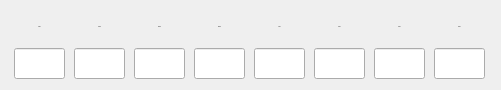
    <widget class="QWidget" name="layoutWidget">
     <property name="geometry">
      <rect>
       <x>11</x>
       <y>271</y>
       <width>501</width>
       <height>72</height>
      </rect>
     </property>
     <layout class="QHBoxLayout" name="horizontalLayout_2">
      <item>
       <layout class="QVBoxLayout" name="verticalLayout_10">
        <item>
         <widget class="QLabel" name="label_15">
          <property name="minimumSize">
           <size>
            <width>51</width>
            <height>31</height>
           </size>
          </property>
          <property name="maximumSize">
           <size>
            <width>51</width>
            <height>31</height>
           </size>
          </property>
          <property name="font">
           <font>
            <family>黑体</family>
            <pointsize>-1</pointsize>
           </font>
          </property>
          <property name="text">
           <string>63Hz</string>
          </property>
          <property name="alignment">
           <set>Qt::AlignCenter</set>
          </property>
         </widget>
        </item>
        <item>
         <widget class="QLineEdit" name="lineEdit_63_atten">
          <property name="minimumSize">
           <size>
            <width>51</width>
            <height>31</height>
           </size>
          </property>
          <property name="maximumSize">
           <size>
            <width>51</width>
            <height>31</height>
           </size>
          </property>
          <property name="font">
           <font>
            <family>黑体</family>
            <pointsize>-1</pointsize>
           </font>
          </property>
          <property name="alignment">
           <set>Qt::AlignCenter</set>
          </property>
          <property name="readOnly">
           <bool>false</bool>
          </property>
         </widget>
        </item>
       </layout>
      </item>
      <item>
       <layout class="QVBoxLayout" name="verticalLayout_11">
        <item>
         <widget class="QLabel" name="label_16">
          <property name="minimumSize">
           <size>
            <width>51</width>
            <height>31</height>
           </size>
          </property>
          <property name="maximumSize">
           <size>
            <width>51</width>
            <height>31</height>
           </size>
          </property>
          <property name="font">
           <font>
            <family>黑体</family>
            <pointsize>-1</pointsize>
           </font>
          </property>
          <property name="text">
           <string>125Hz</string>
          </property>
          <property name="alignment">
           <set>Qt::AlignCenter</set>
          </property>
         </widget>
        </item>
        <item>
         <widget class="QLineEdit" name="lineEdit_125_atten">
          <property name="minimumSize">
           <size>
            <width>51</width>
            <height>31</height>
           </size>
          </property>
          <property name="maximumSize">
           <size>
            <width>51</width>
            <height>31</height>
           </size>
          </property>
          <property name="font">
           <font>
            <family>黑体</family>
            <pointsize>-1</pointsize>
           </font>
          </property>
          <property name="alignment">
           <set>Qt::AlignCenter</set>
          </property>
          <property name="readOnly">
           <bool>false</bool>
          </property>
         </widget>
        </item>
       </layout>
      </item>
      <item>
       <layout class="QVBoxLayout" name="verticalLayout_12">
        <item>
         <widget class="QLabel" name="label_17">
          <property name="minimumSize">
           <size>
            <width>51</width>
            <height>31</height>
           </size>
          </property>
          <property name="maximumSize">
           <size>
            <width>51</width>
            <height>31</height>
           </size>
          </property>
          <property name="font">
           <font>
            <family>黑体</family>
            <pointsize>-1</pointsize>
           </font>
          </property>
          <property name="text">
           <string>250Hz</string>
          </property>
          <property name="alignment">
           <set>Qt::AlignCenter</set>
          </property>
         </widget>
        </item>
        <item>
         <widget class="QLineEdit" name="lineEdit_250_atten">
          <property name="minimumSize">
           <size>
            <width>51</width>
            <height>31</height>
           </size>
          </property>
          <property name="maximumSize">
           <size>
            <width>51</width>
            <height>31</height>
           </size>
          </property>
          <property name="font">
           <font>
            <family>黑体</family>
            <pointsize>-1</pointsize>
           </font>
          </property>
          <property name="alignment">
           <set>Qt::AlignCenter</set>
          </property>
          <property name="readOnly">
           <bool>false</bool>
          </property>
         </widget>
        </item>
       </layout>
      </item>
      <item>
       <layout class="QVBoxLayout" name="verticalLayout_13">
        <item>
         <widget class="QLabel" name="label_18">
          <property name="minimumSize">
           <size>
            <width>51</width>
            <height>31</height>
           </size>
          </property>
          <property name="maximumSize">
           <size>
            <width>51</width>
            <height>31</height>
           </size>
          </property>
          <property name="font">
           <font>
            <family>黑体</family>
            <pointsize>-1</pointsize>
           </font>
          </property>
          <property name="text">
           <string>500Hz</string>
          </property>
          <property name="alignment">
           <set>Qt::AlignCenter</set>
          </property>
         </widget>
        </item>
        <item>
         <widget class="QLineEdit" name="lineEdit_500_atten">
          <property name="minimumSize">
           <size>
            <width>51</width>
            <height>31</height>
           </size>
          </property>
          <property name="maximumSize">
           <size>
            <width>51</width>
            <height>31</height>
           </size>
          </property>
          <property name="font">
           <font>
            <family>黑体</family>
            <pointsize>-1</pointsize>
           </font>
          </property>
          <property name="alignment">
           <set>Qt::AlignCenter</set>
          </property>
          <property name="readOnly">
           <bool>false</bool>
          </property>
         </widget>
        </item>
       </layout>
      </item>
      <item>
       <layout class="QVBoxLayout" name="verticalLayout_14">
        <item>
         <widget class="QLabel" name="label_19">
          <property name="minimumSize">
           <size>
            <width>51</width>
            <height>31</height>
           </size>
          </property>
          <property name="maximumSize">
           <size>
            <width>51</width>
            <height>31</height>
           </size>
          </property>
          <property name="font">
           <font>
            <family>黑体</family>
            <pointsize>-1</pointsize>
           </font>
          </property>
          <property name="text">
           <string>1kHz</string>
          </property>
          <property name="alignment">
           <set>Qt::AlignCenter</set>
          </property>
         </widget>
        </item>
        <item>
         <widget class="QLineEdit" name="lineEdit_1k_atten">
          <property name="minimumSize">
           <size>
            <width>51</width>
            <height>31</height>
           </size>
          </property>
          <property name="maximumSize">
           <size>
            <width>51</width>
            <height>31</height>
           </size>
          </property>
          <property name="font">
           <font>
            <family>黑体</family>
            <pointsize>-1</pointsize>
           </font>
          </property>
          <property name="alignment">
           <set>Qt::AlignCenter</set>
          </property>
          <property name="readOnly">
           <bool>false</bool>
          </property>
         </widget>
        </item>
       </layout>
      </item>
      <item>
       <layout class="QVBoxLayout" name="verticalLayout_15">
        <property name="spacing">
         <number>6</number>
        </property>
        <item>
         <widget class="QLabel" name="label_20">
          <property name="minimumSize">
           <size>
            <width>51</width>
            <height>31</height>
           </size>
          </property>
          <property name="maximumSize">
           <size>
            <width>51</width>
            <height>31</height>
           </size>
          </property>
          <property name="font">
           <font>
            <family>黑体</family>
            <pointsize>-1</pointsize>
           </font>
          </property>
          <property name="text">
           <string>2kHz</string>
          </property>
          <property name="alignment">
           <set>Qt::AlignCenter</set>
          </property>
         </widget>
        </item>
        <item>
         <widget class="QLineEdit" name="lineEdit_2k_atten">
          <property name="minimumSize">
           <size>
            <width>51</width>
            <height>31</height>
           </size>
          </property>
          <property name="maximumSize">
           <size>
            <width>51</width>
            <height>31</height>
           </size>
          </property>
          <property name="font">
           <font>
            <family>黑体</family>
            <pointsize>-1</pointsize>
           </font>
          </property>
          <property name="alignment">
           <set>Qt::AlignCenter</set>
          </property>
          <property name="readOnly">
           <bool>false</bool>
          </property>
         </widget>
        </item>
       </layout>
      </item>
      <item>
       <layout class="QVBoxLayout" name="verticalLayout_16">
        <item>
         <widget class="QLabel" name="label_1">
          <property name="minimumSize">
           <size>
            <width>51</width>
            <height>31</height>
           </size>
          </property>
          <property name="maximumSize">
           <size>
            <width>51</width>
            <height>31</height>
           </size>
          </property>
          <property name="font">
           <font>
            <family>黑体</family>
            <pointsize>-1</pointsize>
           </font>
          </property>
          <property name="text">
           <string>4kHz</string>
          </property>
          <property name="alignment">
           <set>Qt::AlignCenter</set>
          </property>
         </widget>
        </item>
        <item>
         <widget class="QLineEdit" name="lineEdit_4k_atten">
          <property name="minimumSize">
           <size>
            <width>51</width>
            <height>31</height>
           </size>
          </property>
          <property name="maximumSize">
           <size>
            <width>51</width>
            <height>31</height>
           </size>
          </property>
          <property name="font">
           <font>
            <family>黑体</family>
            <pointsize>-1</pointsize>
           </font>
          </property>
          <property name="alignment">
           <set>Qt::AlignCenter</set>
          </property>
          <property name="readOnly">
           <bool>false</bool>
          </property>
         </widget>
        </item>
       </layout>
      </item>
      <item>
       <layout class="QVBoxLayout" name="verticalLayout_17">
        <item>
         <widget class="QLabel" name="label_21">
          <property name="minimumSize">
           <size>
            <width>51</width>
            <height>31</height>
           </size>
          </property>
          <property name="maximumSize">
           <size>
            <width>51</width>
            <height>31</height>
           </size>
          </property>
          <property name="font">
           <font>
            <family>黑体</family>
            <pointsize>-1</pointsize>
           </font>
          </property>
          <property name="text">
           <string>8kHz</string>
          </property>
          <property name="alignment">
           <set>Qt::AlignCenter</set>
          </property>
         </widget>
        </item>
        <item>
         <widget class="QLineEdit" name="lineEdit_8k_atten">
          <property name="minimumSize">
           <size>
            <width>51</width>
            <height>31</height>
           </size>
          </property>
          <property name="maximumSize">
           <size>
            <width>51</width>
            <height>31</height>
           </size>
          </property>
          <property name="font">
           <font>
            <family>黑体</family>
            <pointsize>-1</pointsize>
           </font>
          </property>
          <property name="alignment">
           <set>Qt::AlignCenter</set>
          </property>
          <property name="readOnly">
           <bool>false</bool>
          </property>
         </widget>
        </item>
       </layout>
      </item>
     </layout>
    </widget>
